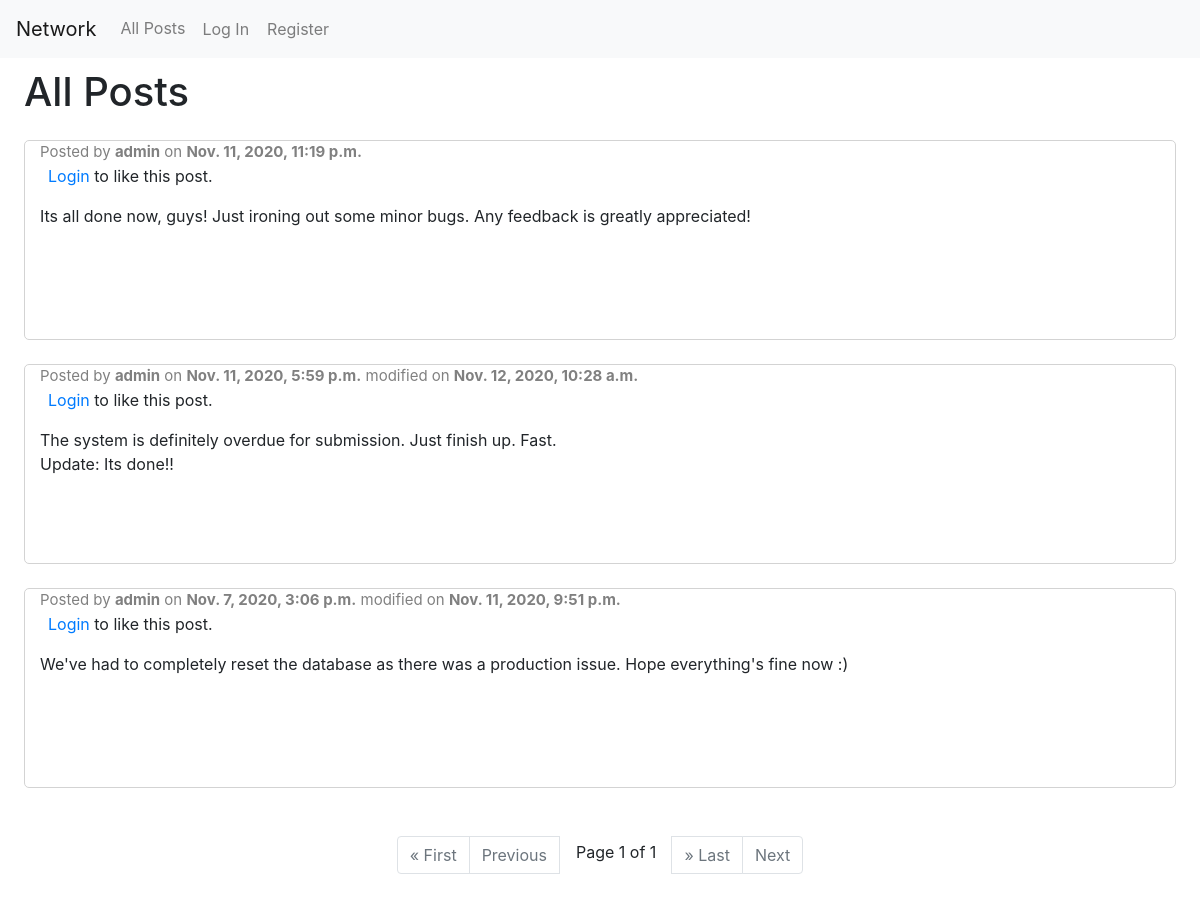
The app's page /, older data.
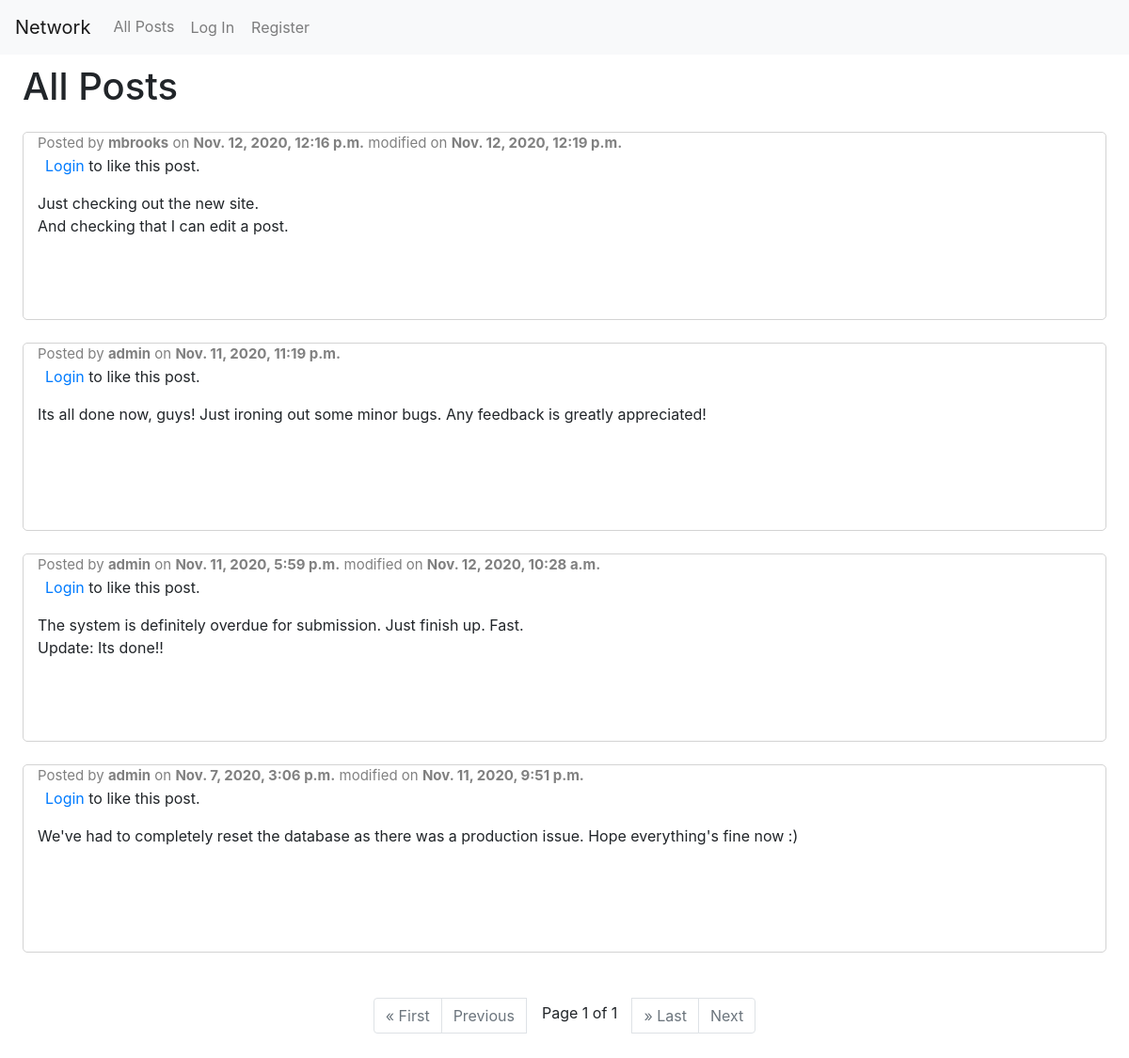
The same page, newer data.
### network/models.py (models this page shows)
class Posts(models.Model):
    user = models.ForeignKey(User, on_delete=models.CASCADE)
    content = models.CharField(max_length=255)
    likes = models.IntegerField(default=0)
    timestamp = models.DateTimeField(default=datetime.now(), editable=False)
    modified = models.DateTimeField(default=None, null=True)
    class Meta:
        ordering = ['-timestamp']
        verbose_name_plural = 'Posts'

class User(AbstractUser):
    pass

### network/views.py (the view)
# urls.py: path("", views.index, name="index"),
def index(request):
    allPosts = Posts.objects.all()
    paginator = Paginator(allPosts, 10)
    pageNum = request.GET.get('page')
    posts = paginator.get_page(pageNum)
    return render(request, 'network/index.html', {
        'posts': posts
    })

### network/templates/network/index.html (shortened to what this page needs)
{% extends "network/layout.html" %}
{% block body %}
    <h1>All Posts</h1>
    {% for post in posts %}
        <div class="container-fluid mt-4">
            <div class="row">
                <div class="col">
                    {% if post.modified %}
                        <p class="username">Posted by <a class="username" href="{% url 'profile' post.user.username %}"><strong>{{ post.user.username }}</strong></a> on <strong>{{ post.timestamp }}</strong> modified on <strong>{{ post.modified }}</strong></p>
                    {% else %}
                        <p class="username">Posted by <a class="username" href="{% url 'profile' post.user.username %}"><strong>{{ post.user.username }}</strong></a> on <strong>{{ post.timestamp }}</strong></p>
                    {% endif %}
                    <div class="links ">
                        {% if user.is_authenticated %}
                            <button data-id="{{ post.id }}" class="btn btn-default like-button shadow-none fa fa-heart" style="color: red;">{{ post.likes }}</button>
                            {% if post.user.username == user.username %}
                                <button data-id="{{ post.id }}" class="btn btn-link edit-button">Edit</button>
                                <button data-id="{{ post.id }}" class="btn btn-link delete-button" style="color: red;">Delete</button>
                            {% endif %}
                        {% else %}
                            <p><a href="{% url 'login' %}" class="pl-2">Login</a> to like this post.</p>
                        {% endif %}
                    </div>
                    <div class="post-body" style="white-space: pre-wrap;">{{ post.content }}</div>
                </div>
            </div>
        </div>
    {% empty %}
        <h2>No posts currently on site.</h2>
    {% endfor %}
    {% if posts %}
        <ul class="pagination justify-content-center mt-5">
            {% if posts.has_previous %}
                <li class="page-item"><a class="page-link" href="?page=1">&laquo; First</a></li>
                <li class="page-item"><a class="page-link" href="?page={{ posts.previous_page_number }}">Previous</a></li>
            {% else %}
                <li class="page-item disabled"><a class="page-link" href="?page=1">&laquo; First</a></li>
                <li class="page-item disabled"><a class="page-link" href="?page=1">Previous</a></li>
            {% endif %}
            <span class="current mx-3 pt-1">
                Page {{ posts.number }} of {{ posts.paginator.num_pages }}
            </span>
            {% if posts.has_next %}
                <li class="page-item"><a class="page-link" href="?page={{ posts.paginator.num_pages }}">&raquo; Last</a></li>
                <li class="page-item"><a class="page-link" href="?page={{ posts.next_page_number }}">Next</a></li>
            {% else %}
                <li class="page-item disabled"><a class="page-link" href="?page={{ posts.paginator.num_pages }}">&raquo; Last</a></li>
                <li class="page-item disabled"><a class="page-link" href="?page={{ posts.paginator.num_pages }}">Next</a></li>
            {% endif %}
        </ul>
    {% endif %}
{% endblock body %}

### network/templates/network/layout.html (shortened to what this page needs)
{% load static %}
<!DOCTYPE html>
<html lang="en">
    <head>
        <link rel="stylesheet" href="https://stackpath.bootstrapcdn.com/bootstrap/4.4.1/css/bootstrap.min.css">
        <link rel="stylesheet" href="https://use.fontawesome.com/releases/v5.14.0/css/all.css">
        <link href="{% static 'network/main.css' %}" rel="stylesheet">
    </head>
    <body>
        <nav class="navbar navbar-expand-lg navbar-light bg-light">
            <a class="navbar-brand" href="{% url 'index' %}">Network</a>
            <div>
                <ul class="navbar-nav mr-auto">
                    <li class="nav-item"><a class="nav-link" href="{% url 'index' %}">All Posts</a></li>
                    {% if user.is_authenticated %}
                        <li class="nav-item"><a class="nav-link btn btn-default" href="{% url 'following' %}">Following</a></li>
                        <li class="nav-item"><a class="nav-link btn btn-default" href="{% url 'logout' %}">Log Out</a></li>
                    {% else %}
                        <li class="nav-item"><a class="nav-link btn btn-default" href="{% url 'login' %}">Log In</a></li>
                        <li class="nav-item"><a class="nav-link btn btn-default" href="{% url 'register' %}">Register</a></li>
                    {% endif %}
                </ul>
            </div>
        </nav>
        <div class="body px-4">
            {% block body %}
            {% endblock %}
        </div>
    </body>
</html>

### network/static/network/main.css (style rules this page uses)
.body { padding: 10px; }
.username { top: 0; left: 0; color: gray; font-size: 15px; margin-bottom: 0; }
.row { height: 200px; border: 1px solid lightgray; border-radius: 5px; }

Row changes from the older to the newer data that the page shows:
added Posts: user.username "mbrooks", timestamp "Nov. 12, 2020, 12:16 p.m.", modified "Nov. 12, 2020, 12:19 p.m.", content "Just checking out the new site. And checking that I can edit a post."
